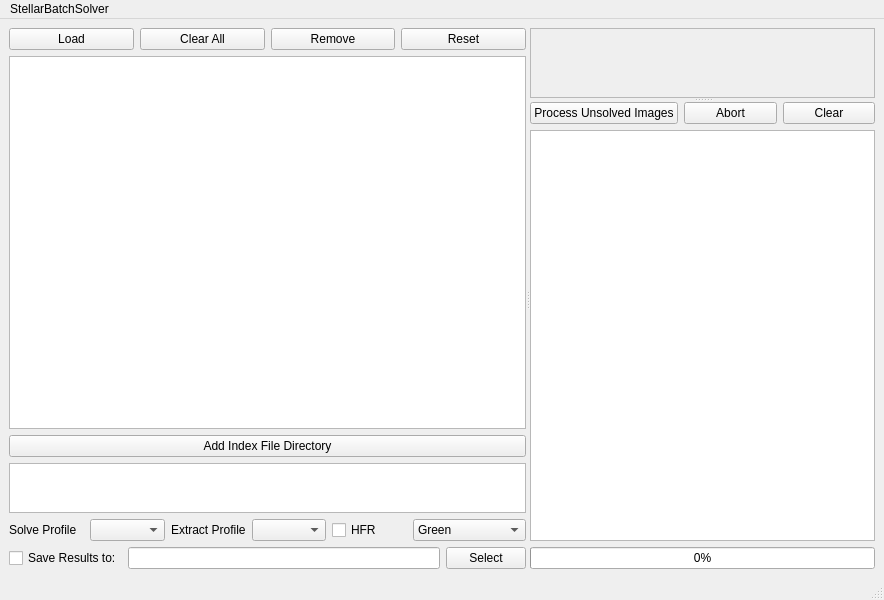
<?xml version="1.0" encoding="UTF-8"?>
<ui version="4.0">
 <class>StellarBatchSolver</class>
 <widget class="QMainWindow" name="StellarBatchSolver">
  <property name="geometry">
   <rect>
    <x>0</x>
    <y>0</y>
    <width>884</width>
    <height>600</height>
   </rect>
  </property>
  <property name="windowTitle">
   <string>MainWindow</string>
  </property>
  <widget class="QWidget" name="centralwidget">
   <layout class="QGridLayout" name="gridLayout_2">
    <item row="0" column="0">
     <widget class="QSplitter" name="horSplitter">
      <property name="orientation">
       <enum>Qt::Horizontal</enum>
      </property>
      <widget class="QWidget" name="verticalLayoutWidget">
       <layout class="QVBoxLayout" name="verticalLayout">
        <property name="leftMargin">
         <number>0</number>
        </property>
        <item>
         <layout class="QHBoxLayout" name="horizontalLayout">
          <property name="topMargin">
           <number>0</number>
          </property>
          <item>
           <widget class="QPushButton" name="loadB">
            <property name="toolTip">
             <string>Loads Selected Images into the Image List</string>
            </property>
            <property name="text">
             <string>Load</string>
            </property>
           </widget>
          </item>
          <item>
           <widget class="QPushButton" name="clearImagesB">
            <property name="toolTip">
             <string>Clears all the images in the image list and deletes all the data associated with them.</string>
            </property>
            <property name="text">
             <string>Clear All</string>
            </property>
           </widget>
          </item>
          <item>
           <widget class="QPushButton" name="deleteImageB">
            <property name="toolTip">
             <string>Removes the selected image in the image list and deletes all the data associated with it.</string>
            </property>
            <property name="text">
             <string>Remove</string>
            </property>
           </widget>
          </item>
          <item>
           <widget class="QPushButton" name="resetB">
            <property name="toolTip">
             <string>Clears the solution information and star extractions for the whole list of images</string>
            </property>
            <property name="text">
             <string>Reset</string>
            </property>
           </widget>
          </item>
         </layout>
        </item>
        <item>
         <layout class="QVBoxLayout" name="verticalLayout_4">
          <item>
           <widget class="QTableWidget" name="imagesList">
            <property name="selectionBehavior">
             <enum>QAbstractItemView::SelectRows</enum>
            </property>
           </widget>
          </item>
          <item>
           <widget class="QPushButton" name="selectIndexes">
            <property name="toolTip">
             <string>Adds any other index file directories you may select on your computer</string>
            </property>
            <property name="text">
             <string>Add Index File Directory</string>
            </property>
           </widget>
          </item>
          <item>
           <widget class="QListWidget" name="indexDirectories">
            <property name="sizePolicy">
             <sizepolicy hsizetype="Expanding" vsizetype="MinimumExpanding">
              <horstretch>0</horstretch>
              <verstretch>0</verstretch>
             </sizepolicy>
            </property>
            <property name="maximumSize">
             <size>
              <width>16777215</width>
              <height>50</height>
             </size>
            </property>
            <property name="toolTip">
             <string>The list of file directories to search for index files.</string>
            </property>
           </widget>
          </item>
          <item>
           <layout class="QHBoxLayout" name="horizontalLayout_5">
            <property name="topMargin">
             <number>0</number>
            </property>
            <item>
             <widget class="QLabel" name="label">
              <property name="text">
               <string>Solve Profile</string>
              </property>
             </widget>
            </item>
            <item>
             <widget class="QComboBox" name="solveProfile">
              <property name="toolTip">
               <string>The StellarSolver Profile to be used for Solving</string>
              </property>
             </widget>
            </item>
            <item>
             <widget class="QLabel" name="label_2">
              <property name="text">
               <string>Extract Profile</string>
              </property>
             </widget>
            </item>
            <item>
             <widget class="QComboBox" name="extractProfile">
              <property name="toolTip">
               <string>The StellarSolver profile to be used for the Star Extraction</string>
              </property>
             </widget>
            </item>
            <item>
             <widget class="QCheckBox" name="getHFR">
              <property name="toolTip">
               <string>Whether to solve with HFR, which takes significantly longer to extract.</string>
              </property>
              <property name="text">
               <string>HFR</string>
              </property>
             </widget>
            </item>
            <item>
             <widget class="QComboBox" name="colorChannel">
              <property name="toolTip">
               <string>The Color Channel to use for Star Extraction and Solving of RGB Images.  Note that this does not apply to MonoChromatic images, which only have one channel.</string>
              </property>
              <property name="currentIndex">
               <number>1</number>
              </property>
              <item>
               <property name="text">
                <string>Red</string>
               </property>
              </item>
              <item>
               <property name="text">
                <string>Green</string>
               </property>
              </item>
              <item>
               <property name="text">
                <string>Blue</string>
               </property>
              </item>
              <item>
               <property name="text">
                <string>Average RGB</string>
               </property>
              </item>
              <item>
               <property name="text">
                <string>Integrated RGB</string>
               </property>
              </item>
             </widget>
            </item>
           </layout>
          </item>
          <item>
           <layout class="QHBoxLayout" name="horizontalLayout_2">
            <property name="topMargin">
             <number>0</number>
            </property>
            <item>
             <widget class="QCheckBox" name="saveImages">
              <property name="toolTip">
               <string>Whether to attempt to save the solved images and extracted star lists to the output directory.  Note that if you have already done the processing, and just want to save it now, you can click &quot;Process Images&quot; and it won't do the processing again, but it will save the images to your selected folder.</string>
              </property>
              <property name="text">
               <string>Save Results to:</string>
              </property>
             </widget>
            </item>
            <item>
             <widget class="QLineEdit" name="outputDirectory">
              <property name="toolTip">
               <string>The Output file directory path</string>
              </property>
             </widget>
            </item>
            <item>
             <widget class="QPushButton" name="selectOutputDir">
              <property name="toolTip">
               <string>Selects the folder to ouput files to.</string>
              </property>
              <property name="text">
               <string>Select</string>
              </property>
             </widget>
            </item>
           </layout>
          </item>
         </layout>
        </item>
       </layout>
      </widget>
      <widget class="QSplitter" name="verSplitter">
       <property name="orientation">
        <enum>Qt::Vertical</enum>
       </property>
       <widget class="QScrollArea" name="scrollArea">
        <property name="widgetResizable">
         <bool>true</bool>
        </property>
        <widget class="QWidget" name="scrollAreaWidgetContents">
         <property name="geometry">
          <rect>
           <x>0</x>
           <y>0</y>
           <width>336</width>
           <height>68</height>
          </rect>
         </property>
         <layout class="QGridLayout" name="gridLayout">
          <item row="0" column="0">
           <widget class="ImageLabel" name="imageDisplay">
            <property name="sizePolicy">
             <sizepolicy hsizetype="Preferred" vsizetype="Expanding">
              <horstretch>0</horstretch>
              <verstretch>0</verstretch>
             </sizepolicy>
            </property>
            <property name="text">
             <string/>
            </property>
           </widget>
          </item>
         </layout>
        </widget>
       </widget>
       <widget class="QWidget" name="verticalLayoutWidget_4">
        <layout class="QVBoxLayout" name="verticalLayout_5">
         <property name="topMargin">
          <number>0</number>
         </property>
         <item>
          <layout class="QHBoxLayout" name="horizontalLayout_3">
           <property name="leftMargin">
            <number>0</number>
           </property>
           <property name="topMargin">
            <number>0</number>
           </property>
           <item>
            <widget class="QPushButton" name="processB">
             <property name="toolTip">
              <string>Starts the Image processing loop including Solving and star extraction of all items in the imageList.  Note that it will skip star extraction and solving for any images that it has already been done for.  If you have selected to save the results, it will do that for all the images, even the ones that have already been processed.</string>
             </property>
             <property name="text">
              <string>Process Unsolved Images</string>
             </property>
            </widget>
           </item>
           <item>
            <widget class="QPushButton" name="abortB">
             <property name="toolTip">
              <string>Aborts the whole solve images loop.  If you click &quot;Process Images&quot; again, it will pick up where you left off.  If you want to start all over and do them all again, click &quot;Reset&quot;</string>
             </property>
             <property name="text">
              <string>Abort</string>
             </property>
            </widget>
           </item>
           <item>
            <widget class="QPushButton" name="clearB">
             <property name="toolTip">
              <string>Clears the log</string>
             </property>
             <property name="text">
              <string>Clear</string>
             </property>
            </widget>
           </item>
          </layout>
         </item>
         <item>
          <widget class="QPlainTextEdit" name="logDisplay"/>
         </item>
         <item>
          <widget class="QProgressBar" name="processProgress">
           <property name="value">
            <number>0</number>
           </property>
          </widget>
         </item>
        </layout>
       </widget>
      </widget>
     </widget>
    </item>
   </layout>
  </widget>
  <widget class="QMenuBar" name="menubar">
   <property name="geometry">
    <rect>
     <x>0</x>
     <y>0</y>
     <width>884</width>
     <height>21</height>
    </rect>
   </property>
   <widget class="QMenu" name="menuStellarBatchSolver">
    <property name="title">
     <string>StellarBatchSolver</string>
    </property>
   </widget>
   <addaction name="menuStellarBatchSolver"/>
  </widget>
  <widget class="QStatusBar" name="statusbar"/>
 </widget>
 <customwidgets>
  <customwidget>
   <class>ImageLabel</class>
   <extends>QLabel</extends>
   <header location="global">ssolverutils/imagelabel.h</header>
  </customwidget>
 </customwidgets>
 <resources/>
 <connections/>
</ui>
